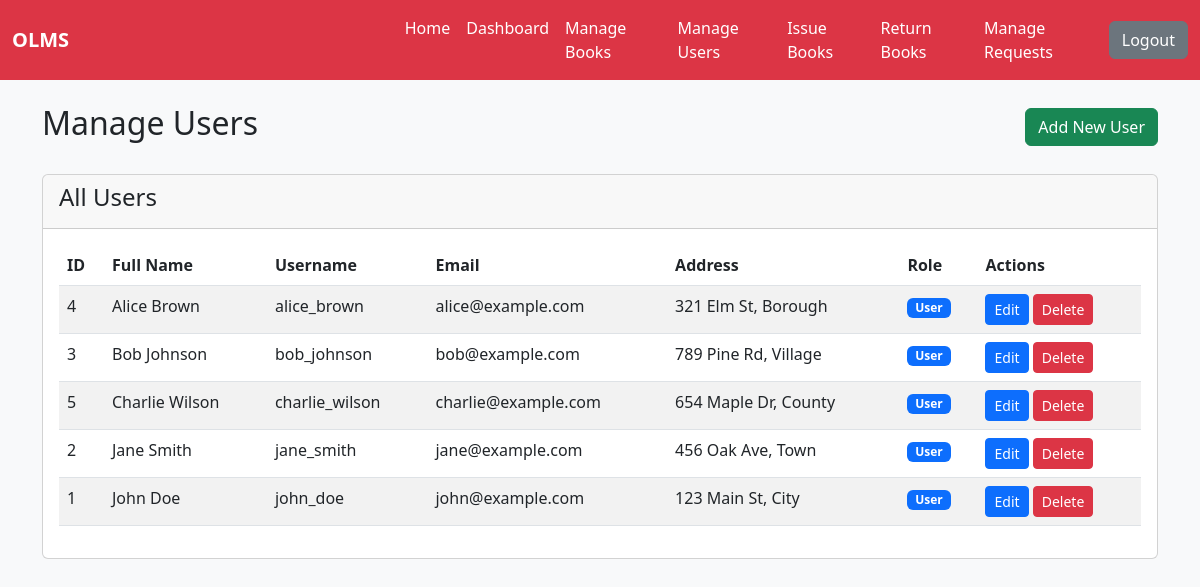
Screenshot of /Admin_dashboard/manage_users.php (signed in) with the database file from the repository.
### tables this page shows
CREATE TABLE `users` (
  `id` int(11) NOT NULL AUTO_INCREMENT,
  `fullname` varchar(100) NOT NULL,
  `username` varchar(50) NOT NULL UNIQUE,
  `email` varchar(100) NOT NULL UNIQUE,
  `password` varchar(255) NOT NULL,
  `address` text,
  `role` enum('user','admin') DEFAULT 'user',
  `created_at` timestamp DEFAULT CURRENT_TIMESTAMP,
  PRIMARY KEY (`id`)
);

### Admin_dashboard/manage_users.php (the view, shortened to what this page needs)
<?php
include("../database/config.php");
$users_query = "SELECT * FROM users ORDER BY fullname";
$users_result = mysqli_query($conn, $users_query);
?>
<!DOCTYPE html>
<html lang="en">
<head>
    <link href="https://cdn.jsdelivr.net/npm/bootstrap@5.3.0/dist/css/bootstrap.min.css" rel="stylesheet">
    <link rel="stylesheet" href="../asset/style.css">
</head>
<body class="admin-dashboard">
    <?php include("navbar_admin.php"); ?>
    <div class="container mt-4">
        <div class="row">
            <div class="col-md-12">
                <div class="d-flex justify-content-between align-items-center mb-4">
                    <h2>Manage Users</h2>
                    <button class="btn btn-success" onclick="addUser()">
                        <i class="bi bi-plus-circle"></i> Add New User
                    </button>
                </div>
                <div class="card">
                    <div class="card-header">
                        <h4>All Users</h4>
                    </div>
                    <div class="card-body">
                        <?php if (mysqli_num_rows($users_result) > 0): ?>
                        <div class="table-responsive">
                            <table class="table table-striped">
                                <thead>
                                    <tr>
                                        <th>ID</th>
                                        <th>Full Name</th>
                                        <th>Username</th>
                                        <th>Email</th>
                                        <th>Address</th>
                                        <th>Role</th>
                                        <th>Actions</th>
                                    </tr>
                                </thead>
                                <tbody>
                                    <?php while ($user = mysqli_fetch_assoc($users_result)): ?>
                                    <tr>
                                        <td><?php echo $user['id']; ?></td>
                                        <td><?php echo htmlspecialchars($user['fullname']); ?></td>
                                        <td><?php echo htmlspecialchars($user['username']); ?></td>
                                        <td><?php echo htmlspecialchars($user['email']); ?></td>
                                        <td><?php echo htmlspecialchars($user['address']); ?></td>
                                        <td>
                                            <span class="badge bg-<?php echo $user['role'] == 'admin' ? 'danger' : 'primary'; ?>">
                                                <?php echo ucfirst($user['role']); ?>
                                            </span>
                                        </td>
                                        <td>
                                            <button class="btn btn-sm btn-primary"
                                                    onclick="editUser(<?php echo htmlspecialchars(json_encode($user)); ?>)">
                                                Edit
                                            </button>
                                            <?php if ($user['role'] != 'admin'): ?>
                                            <button class="btn btn-sm btn-danger"
                                                    onclick="deleteUser(<?php echo $user['id']; ?>, '<?php echo htmlspecialchars($user['fullname']); ?>')">
                                                Delete
                                            </button>
                                            <?php endif; ?>
                                        </td>
                                    </tr>
                                    <?php endwhile; ?>
                                </tbody>
                            </table>
                        </div>
                        <?php else: ?>
                        <div class="alert alert-info">
                            No users found.
                        </div>
                        <?php endif; ?>
                    </div>
                </div>
            </div>
        </div>
    </div>
</body>
</html>

### asset/style.css (style rules this page uses)
* { padding: 0; margin: 0; box-sizing: border-box; }
html { height: 100%; }
body { min-height: 100%; display: flex; flex-direction: column; overflow-x: hidden; width: 100%; }
.admin-dashboard { background-color: #f8f9fa; }

### rows the page displays
users: id "4", fullname "Alice Brown", username "alice_brown", email "alice@example.com", address "321 Elm St, Borough", role "User"
users: id "3", fullname "Bob Johnson", username "bob_johnson", email "bob@example.com", address "789 Pine Rd, Village", role "User"
users: id "5", fullname "Charlie Wilson", username "charlie_wilson", email "charlie@example.com", address "654 Maple Dr, County", role "User"
users: id "2", fullname "Jane Smith", username "jane_smith", email "jane@example.com", address "456 Oak Ave, Town", role "User"
users: id "1", fullname "John Doe", username "john_doe", email "john@example.com", address "123 Main St, City", role "User"
